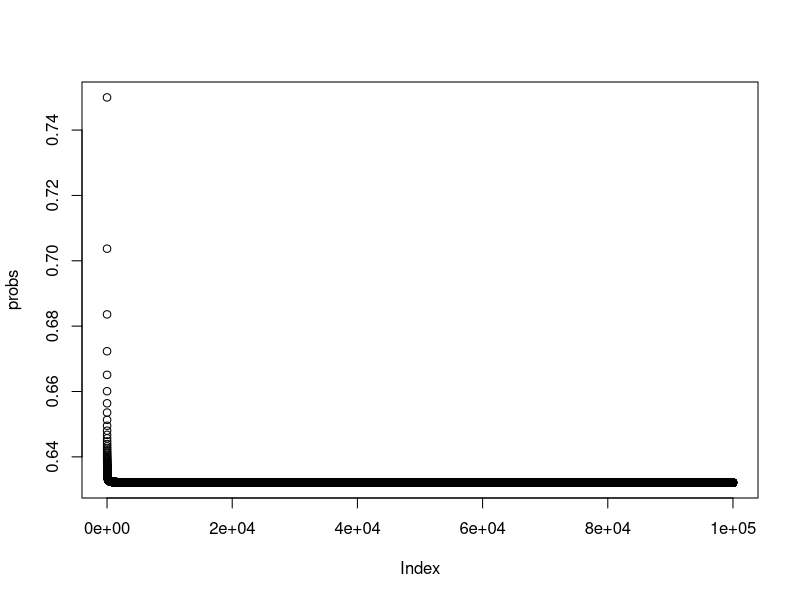

Write R code to recreate this figure.
## ---- chunk 1
j_prob = function(n){ 1 - ((n-1)/n)^n }
j_prob(5)
## ---- chunk 2
j_prob(100)
## ---- chunk 3
j_prob(10000)
## ---- chunk 4
probs = sapply(X = 2:100000, FUN = j_prob)
plot(probs)
## ---- chunk 5
1 - 1/exp(1)
## ---- chunk 6
j_exist = rep(NA, 10000)
for( i in 1:10000){
  j_exist[i] = sum(sample(x = 100, size = 100, replace = T)==4)>0
}
mean(j_exist)
